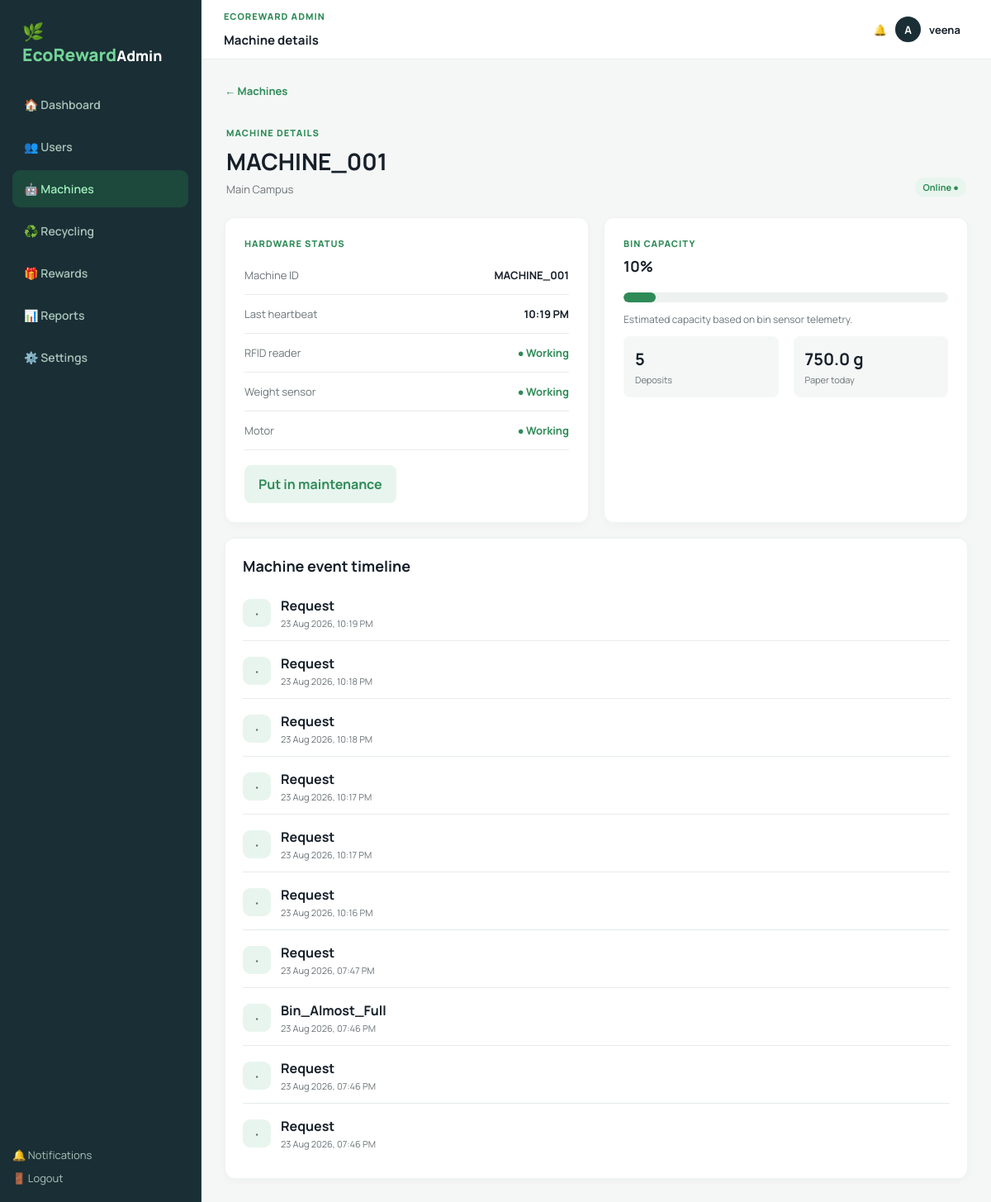
Page /admin-panel/machines/1/ (signed in) on the committed database.
### recycling/models.py (models this page shows)
class Machine(models.Model):
    STATUS_CHOICES = [("ONLINE", "Online"), ("OFFLINE", "Offline"), ("MAINTENANCE", "Maintenance")]
    code = models.CharField(max_length=40, unique=True)
    location = models.CharField(max_length=120, default="Main Campus")
    status = models.CharField(max_length=20, choices=STATUS_CHOICES, default="ONLINE")
    bin_level = models.PositiveIntegerField(default=40)
    api_key = models.CharField(max_length=120, default="change-me")
    last_seen = models.DateTimeField(auto_now=True)

class MachineEvent(models.Model):
    machine = models.ForeignKey(Machine, on_delete=models.CASCADE)
    event_type = models.CharField(max_length=60)
    data = models.JSONField(default=dict)
    created_at = models.DateTimeField(auto_now_add=True)

### recycling/views.py (the view)
# urls.py: path("admin-panel/machines/<int:machine_id>/", views.admin_machine_detail_page, name="admin_machine_detail_page"),
@login_required
def admin_machine_detail_page(request, machine_id):
    if not admin_only(request):
        return redirect("dashboard")
    machine = get_object_or_404(Machine, id=machine_id)
    sessions = RecyclingSession.objects.filter(machine=machine)
    return render(request, "admin/machine_detail.html", {"machine": machine, "sessions": sessions, "deposits": sessions.filter(status="COMPLETED").count(), "paper": sessions.filter(status="COMPLETED").aggregate(value=Sum("weight_grams"))["value"] or 0, "events": MachineEvent.objects.filter(machine=machine).order_by("-created_at")[:10], "admin_section": "machines", "page_title": "Machine details"})

### recycling/views.py (called while the page is built)
def admin_only(request):
    return request.user.is_authenticated and hasattr(request.user, "profile") and request.user.profile.role == "ADMIN"

### templates/admin/machine_detail.html
{% extends 'admin/base.html' %}
{% block admin_content %}
<a class="back-link" href="{% url 'admin_machines_page' %}">← Machines</a><div class="page-heading"><div><p class="eyebrow">MACHINE DETAILS</p><h1>{{ machine.code }}</h1><p>{{ machine.location }}</p></div><span class="pill">{{ machine.status|title }} ●</span></div>
<section class="detail-grid"><div class="panel settings-card"><p class="eyebrow">HARDWARE STATUS</p><div class="detail-row"><span>Machine ID</span><b>{{ machine.code }}</b></div><div class="detail-row"><span>Last heartbeat</span><b>{{ machine.last_seen|date:'h:i A' }}</b></div><div class="detail-row"><span>RFID reader</span><b class="good">● Working</b></div><div class="detail-row"><span>Weight sensor</span><b class="good">● Working</b></div><div class="detail-row"><span>Motor</span><b class="good">● Working</b></div><button class="btn secondary" type="button">Put in maintenance</button></div><div class="panel settings-card"><p class="eyebrow">BIN CAPACITY</p><h2>{{ machine.bin_level }}%</h2><div class="bin-meter large"><span style="width: {{ machine.bin_level }}%"></span></div><p class="muted">Estimated capacity based on bin sensor telemetry.</p><div class="detail-stat-grid"><div><strong>{{ deposits }}</strong><span>Deposits</span></div><div><strong>{{ paper|floatformat:1 }} g</strong><span>Paper today</span></div></div></div></section>
<section class="panel admin-panel"><div class="panel-heading"><h2>Machine event timeline</h2></div><div class="event-list">{% for event in events %}<div class="event-item"><span class="event-marker">•</span><div><b>{{ event.event_type|title }}</b><span>{{ event.created_at|date:'d M Y, h:i A' }}</span></div></div>{% empty %}<p class="muted">No telemetry events yet.</p>{% endfor %}</div></section>
{% endblock %}

### templates/admin/base.html (shortened to what this page needs)
{% extends 'base.html' %}
{% block body %}
<div class="shell admin-shell">
  <aside class="sidebar admin-sidebar">
    <div>
      <div class="brand"><span>🌿 EcoReward</span><small>Admin</small></div>
      <nav class="nav admin-nav">
        <a class="{% if admin_section == 'dashboard' %}active{% endif %}" href="{% url 'admin_dashboard' %}">🏠 Dashboard</a>
        <a class="{% if admin_section == 'users' %}active{% endif %}" href="{% url 'admin_users_page' %}">👥 Users</a>
        <a class="{% if admin_section == 'machines' %}active{% endif %}" href="{% url 'admin_machines_page' %}">🤖 Machines</a>
        <a class="{% if admin_section == 'recycling' %}active{% endif %}" href="{% url 'admin_recycling_page' %}">♻️ Recycling</a>
        <a class="{% if admin_section == 'rewards' %}active{% endif %}" href="{% url 'admin_rewards_page' %}">🎁 Rewards</a>
        <a class="{% if admin_section == 'reports' %}active{% endif %}" href="{% url 'admin_reports_page' %}">📊 Reports</a>
        <a class="{% if admin_section == 'settings' %}active{% endif %}" href="{% url 'admin_settings_page' %}">⚙️ Settings</a>
      </nav>
    </div>
    <div class="admin-side-foot">
      <a href="{% url 'admin_notifications_page' %}">🔔 Notifications</a>
      <a href="{% url 'logout' %}">🚪 Logout</a>
    </div>
  </aside>
  <div class="content">
    <header class="topbar admin-topbar">
      <div class="admin-page-title"><span class="eyebrow">ECOREWARD ADMIN</span><b>{{ page_title }}</b></div>
      <div class="user"><a href="{% url 'admin_notifications_page' %}">🔔</a><span class="avatar">{{ request.user.username|first|upper }}</span><span>{{ request.user.get_full_name|default:request.user.username }}</span></div>
    </header>
    <main class="main admin-main">{% block admin_content %}{% endblock %}</main>
  </div>
</div>
{% endblock %}

### rows in the picture
Machine: code "MACHINE_001", location "Main Campus", status "Online", last_seen "10:19 PM", bin_level "10"
MachineEvent: event_type "Request", created_at "23 Aug 2026, 10:19 PM"
MachineEvent: event_type "Request", created_at "23 Aug 2026, 10:18 PM"
MachineEvent: event_type "Request", created_at "23 Aug 2026, 10:18 PM"
MachineEvent: event_type "Request", created_at "23 Aug 2026, 10:17 PM"
MachineEvent: event_type "Request", created_at "23 Aug 2026, 10:17 PM"
MachineEvent: event_type "Request", created_at "23 Aug 2026, 10:16 PM"
MachineEvent: event_type "Request", created_at "23 Aug 2026, 07:47 PM"
MachineEvent: event_type "Bin_Almost_Full", created_at "23 Aug 2026, 07:46 PM"
MachineEvent: event_type "Request", created_at "23 Aug 2026, 07:46 PM"
MachineEvent: event_type "Request", created_at "23 Aug 2026, 07:46 PM"

### other values in the picture
{{ page_title }} "Machine details"
{{ request.user.username|first|upper }} "A"
{{ request.user.get_full_name|default:request.user.username }} "veena"
{{ deposits }} "5"
{{ paper|floatformat:1 }} "750.0"
